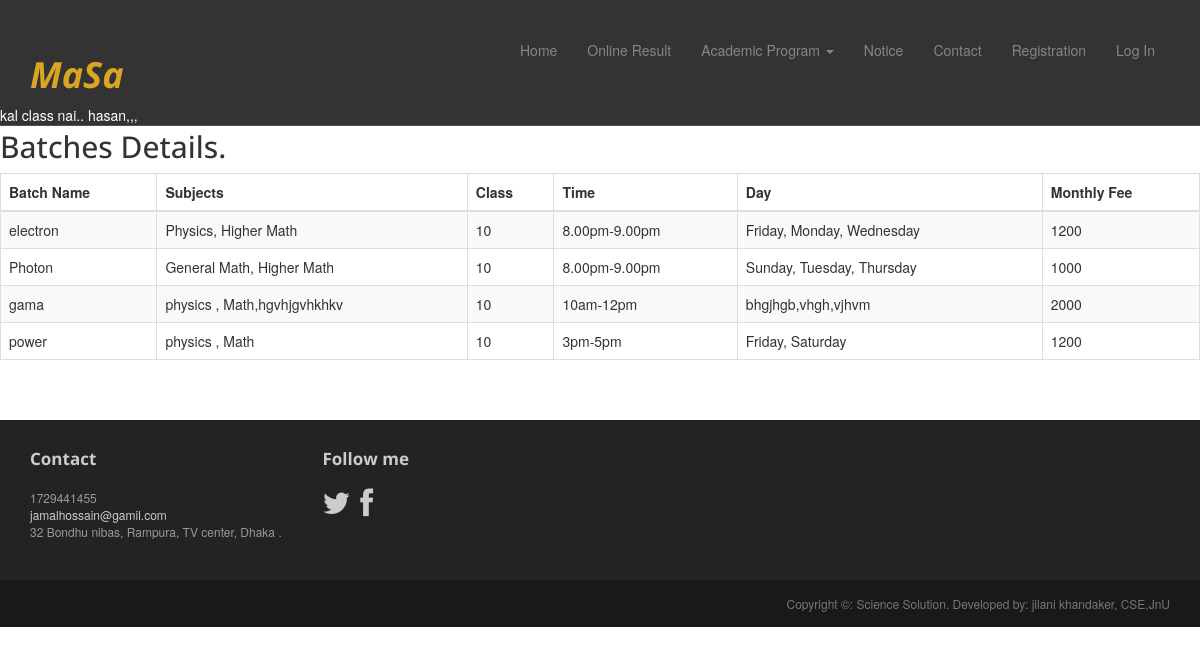
Page /class10.php on the committed database.
### tables this page shows
CREATE TABLE IF NOT EXISTS `tbl_notice` (
`notice_id` int(30) NOT NULL,
  `notice_des` varchar(400) NOT NULL,
  `notice_type` varchar(20) NOT NULL,
  `date` date NOT NULL,
  `deletion_status` tinyint(2) NOT NULL DEFAULT '0'
);

CREATE TABLE IF NOT EXISTS `tbl_batch` (
`batch_id` int(20) NOT NULL,
  `batch_name` varchar(50) NOT NULL,
  `subjects` varchar(100) NOT NULL,
  `class` int(50) NOT NULL,
  `time` varchar(50) NOT NULL,
  `day` varchar(50) NOT NULL,
  `fee` int(20) NOT NULL,
  `deletion_status` tinyint(1) NOT NULL DEFAULT '0'
);

CREATE TABLE IF NOT EXISTS `tbl_contact_info` (
`contact_info_id` int(1) NOT NULL,
  `email` varchar(30) NOT NULL,
  `address` text NOT NULL,
  `phone` int(15) NOT NULL
);

### class10.php (called while the page is built)
<?php
$pages="class10";
include './index.php';

### application.php (called while the page is built, shortened)
<?php
class Application {
    public function __construct() {
        $host_name = 'localhost';
        $user_name = 'root';
        $password = '';
        $db_name = 'sciencesolution';
        $con = mysqli_connect($host_name, $user_name, $password);
        if ($con) {
            $db_select = mysqli_select_db($con, $db_name);
            if ($db_select) {
                return $con;
            } else {
                die('Database not selected' . mysqli_error($con));
            }
        } else {
            die('Database server connection fail' . mysqli_error($con));
        }
    }
     public function select_all_batch_info($class){
        $con = $this->__construct();
        $sql = "SELECT * FROM tbl_batch WHERE deletion_status = 0 AND class='$class' ";
        if (mysqli_query($con, $sql)) {
            $query_result = mysqli_query($con, $sql);
            return $query_result;
        } else {
            die('Query problem' . mysqli_error($con));
        }
    }
    public function get_contact_info(){
        $con = $this->__construct();
        $sql = "SELECT * From tbl_contact_info   ";
        if (mysqli_query($con, $sql)) {
            $query_result = mysqli_query($con, $sql);
            return $query_result;
        } else {
            die('Query problem' . mysqli_error($con));
        }
    }
    public function select_latest_notice(){
        $con = $this->__construct();
        $sql3= " SELECT MAX(notice_id) FROM tbl_notice WHERE notice_type='main' AND deletion_status='0' ";
            if (mysqli_query($con, $sql3)) {
      $qu_res = mysqli_query($con, $sql3);
            $max_notice_id = mysqli_fetch_assoc($qu_res);
           $last_notice_id=$max_notice_id['MAX(notice_id)'];
           $sql = "SELECT * From tbl_notice  where notice_id = '$last_notice_id'  ";
        if (mysqli_query($con, $sql)) {
            $query_result = mysqli_query($con, $sql);
            return $query_result;
        } else {
            die('Query problem' . mysqli_error($con));
        }
               }
               }
}

### pages/class10_page_content.php (the view, shortened to what this page needs)
<br/><br/><br/><br/><br/>
<?php
   $class=10;
  $query_result=$obj_app->select_all_batch_info($class);
?>
<div class="row-fluid sortable">
    <div class="box span12">
        <div class="box-header" data-original-title>
            <h2><i class="halflings-icon user"></i><span class="break"></span>Batches Details.</h2>
        </div>
        <div class="box-content">
            <table class="table table-striped table-bordered bootstrap-datatable datatable">
                <thead>
                    <tr>
                        <th> Batch Name</th>
                        <th>Subjects</th>
                        <th>Class </th>
                         <th>Time</th>
                          <th>Day</th>
                           <th>Monthly Fee</th>
                    </tr>
                </thead>
                <tbody>
                    <?php while ($qu_info=  mysqli_fetch_assoc($query_result)) { ?>
                    <tr>
                        <td><?php echo $qu_info['batch_name']; ?></td>
                        <td class="center"><?php echo $qu_info['subjects']; ?></td>
                        <td class="center"><?php echo $qu_info['class']; ?></td>
                        <td class="center"><?php echo $qu_info['time']; ?></td>
                         <td class="center"><?php echo $qu_info['day']; ?></td>
                          <td class="center"><?php echo $qu_info['fee']; ?></td>
                    </tr>
                    <?php } ?>
                </tbody>
            </table>
        </div>
    </div>
</div>

### include/menu.php (shortened to what this page needs)
<?php
$result = $obj_app-> select_latest_notice();
$latest_notice = mysqli_fetch_assoc($result);
?>
<div class="navbar navbar-inverse navbar-fixed-top headroom" >
    <div class="container">
        <div class="navbar-header">
            <h1 style="color: goldenrod; "> <i><b>MaSa </b></i></h1>
        </div>
        <div class="navbar-collapse collapse">
            <ul class="nav navbar-nav pull-right">
                <?php if(isset($pages)) { ?>
                <li><a href="index.php">Home</a></li>
                <?php if ($pages == 'result_page'){ ?>
                <li class="active"><a href="result.php">Online Result</a></li>
                <?php }  else {?>
                <li><a href="result.php">Online Result</a></li>
                <?php }
                if ($pages == 'class8'|| $pages == 'class9' || $pages == 'class10' ||$pages == 'class11'){ ?>
                <li class="dropdown" class="active">
                    <a href="#" class="dropdown-toggle" data-toggle="dropdown">Academic Program <b class="caret"></b></a>
                </li>
                <?php }
                if ($pages == 'notice_page'){ ?>
                <li   class="active" ><a href="notice.php">Notice </a></li>
                <?php }  else {?>
                <li ><a href="notice.php">Notice </a></li>
                <?php }
                if ($pages == 'contact'){ ?>
                <li class="active" ><a href="contact.php">Contact</a></li>
                <?php }  else {?>
                <li><a href="contact.php">Contact</a></li>
                <?php }
                if ($pages == 'signup'){ ?>
                <li class="active"><a href="signup.php">Registration</a></li>
                <?php }  else {?>
                <li><a href="signup.php">Registration</a></li>
                <?php } ?>
                 <li><a href="admin/index.php">Log In</a></li>
                <?php } ?>
            </ul>
        </div>
    </div>
    <div  style="color: #ffffff; "> <marquee> <?php echo $latest_notice['notice_des']; ?> </marquee></div>
</div>

### include/footer.php (shortened to what this page needs)
<?php
$query_res = $obj_app -> get_contact_info();
$contact_info = mysqli_fetch_assoc($query_res);
?>
<footer id="footer" class="top-space">
    <div class="footer1">
        <div class="container">
            <div class="row">
                <div class="col-md-3 widget">
                    <h3 class="widget-title">Contact</h3>
                    <div class="widget-body">
                        <p><?php   echo $contact_info['phone']; ?><br>
                            <a href="mailto:#"><?php   echo $contact_info['email']; ?></a><br>
                            <?php   echo $contact_info['address']; ?>
                        </p>
                    </div>
                </div>
                <div class="col-md-6 widget">
                    <h3 class="widget-title">Follow me</h3>
                    <div class="widget-body">
                        <p class="follow-me-icons">
                            <a href=""><i class="fa fa-twitter fa-2"></i></a>
                            <a href="https://www.facebook.com/jilanikhandaker"><i class="fa fa-facebook fa-2"></i></a>
                        </p>
                    </div>
                </div>
            </div>
        </div>
    </div>
    <div class="footer2">
        <div class="container">
            <div class="row">
                <div class="col-md-6 widget">
                </div>
                <div class="col-md-6 widget" >
                    <div class="widget-body" >
                        <p class="text-right" >
                            Copyright &copy: Science Solution. Developed by: jilani khandaker, CSE,JnU
                        </p>
                    </div>
                </div>
            </div>
        </div>
    </div>
</footer>

### assets/css/main.css (style rules this page uses)
.headroom { -webkit-transition: all 0.4s ease-out; -moz-transition: all 0.4s ease-out; -o-transition: all 0.4s ease-out; transition: all 0.4s ease-out; }
h1, h2, h3, h4, h5, h6 { font-family:"Open sans", Helvetica, Arial; }
h1, .h1, h2, .h2, h3, .h3 { margin-top:30px; }
.top-space { margin-top: 60px; }
.footer1 { background: #232323; padding: 30px 0 0 0; font-size: 12px; color: #999; }
.footer1 a { color: #ccc; }
.footer1 .widget { margin-bottom:30px; }
.footer1 .widget-title { font-size: 17px; font-weight: bold; color: #ccc; margin: 0 0 20px; }
.follow-me-icons { font-size:30px; }
.follow-me-icons i { float:left; margin:0 10px 0 0; }
.footer2 { background: #191919; padding: 15px 0; color: #777; font-size: 12px; }
.footer2 p { margin: 0; }

### rows in the picture
tbl_notice: notice_des "kal class nai.. hasan,,,"
tbl_batch: batch_name "electron", subjects "Physics, Higher Math", class "10", time "8.00pm-9.00pm", day "Friday, Monday, Wednesday", fee "1200"
tbl_batch: batch_name "Photon", subjects "General Math, Higher Math", class "10", time "8.00pm-9.00pm", day "Sunday, Tuesday, Thursday", fee "1000"
tbl_batch: batch_name "gama", subjects "physics , Math,hgvhjgvhkhkv", class "10", time "10am-12pm", day "bhgjhgb,vhgh,vjhvm", fee "2000"
tbl_batch: batch_name "power", subjects "physics , Math", class "10", time "3pm-5pm", day "Friday, Saturday", fee "1200"
tbl_contact_info: phone "1729441455", email "jamalhossain@gamil.com", address "32 Bondhu nibas, Rampura, TV center, Dhaka ."
